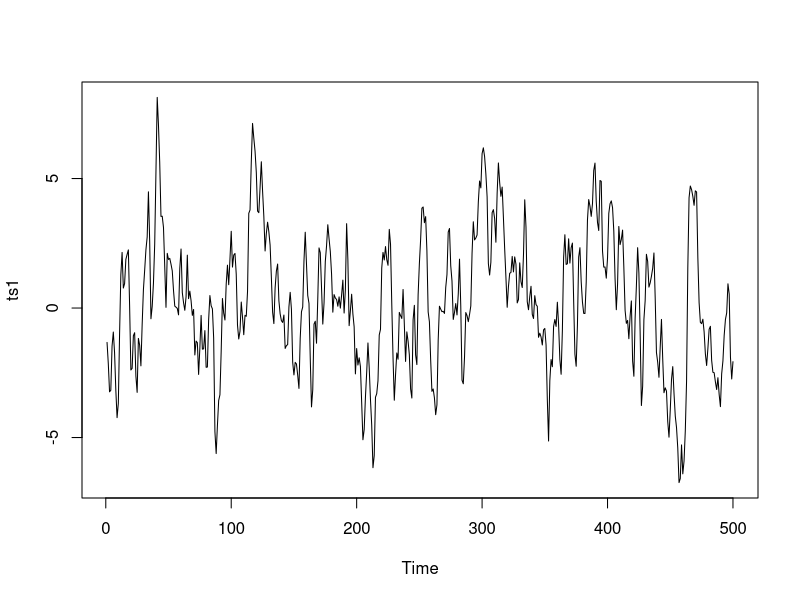
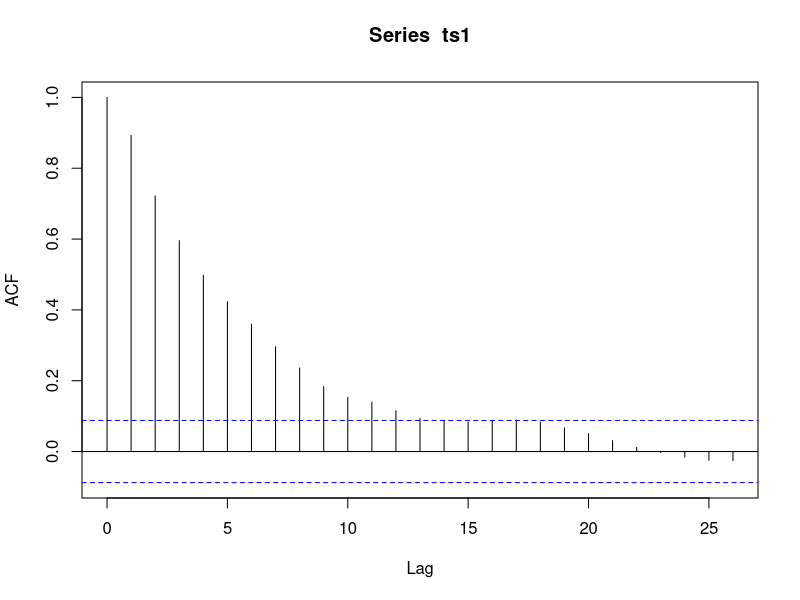
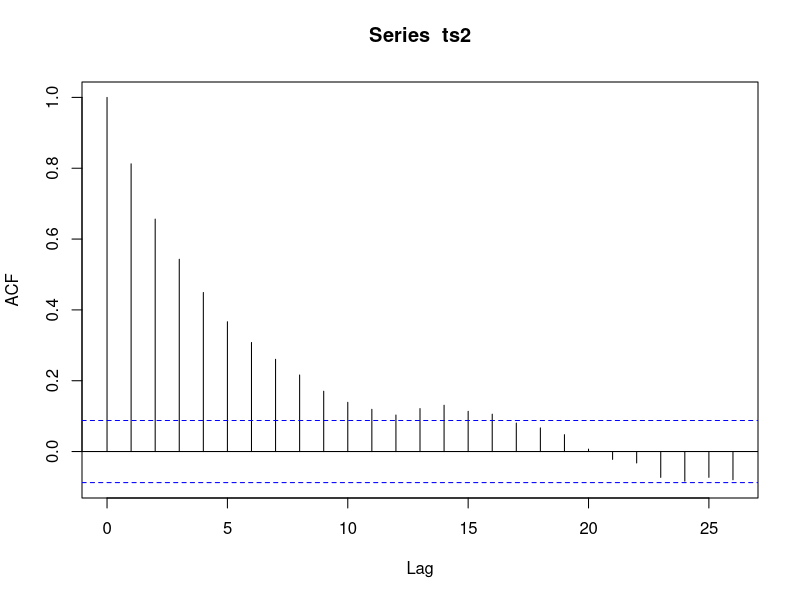
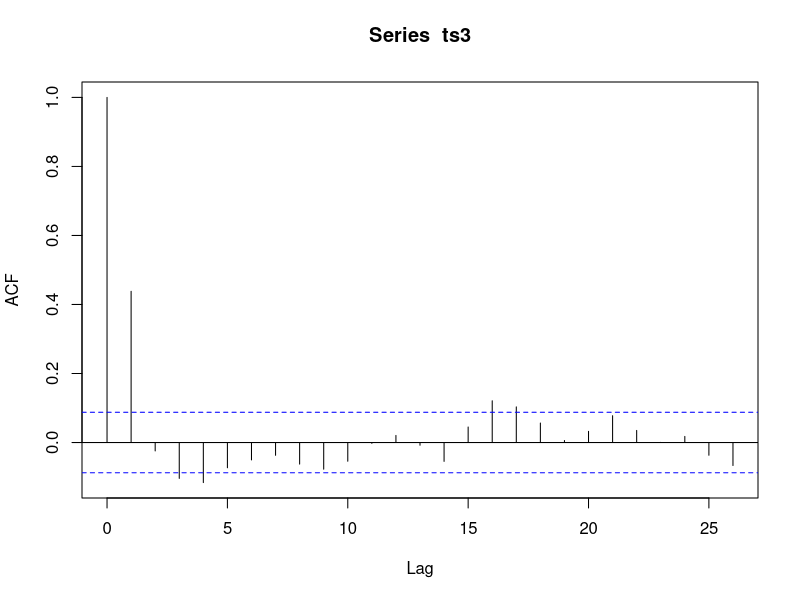
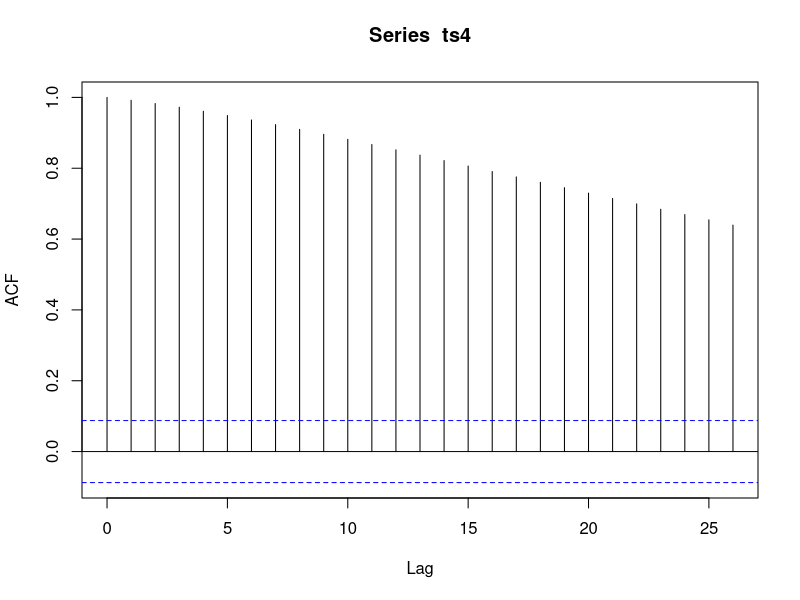
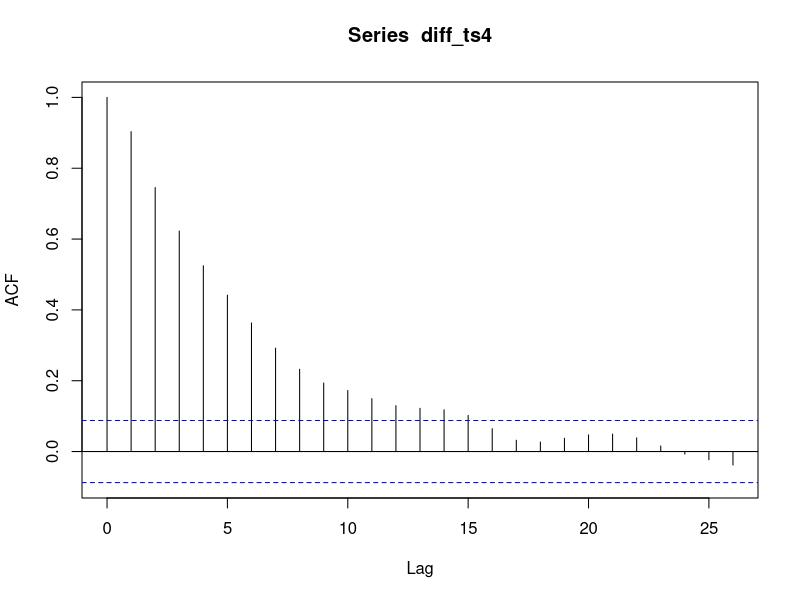
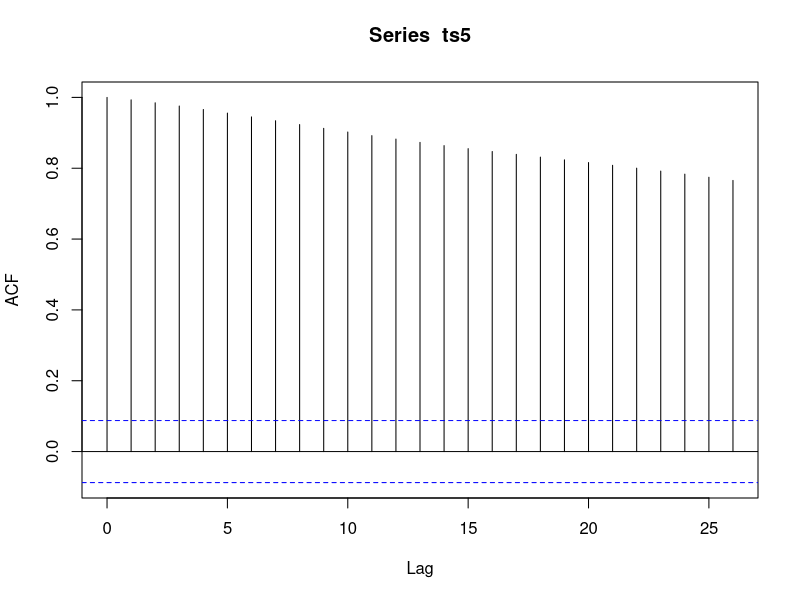
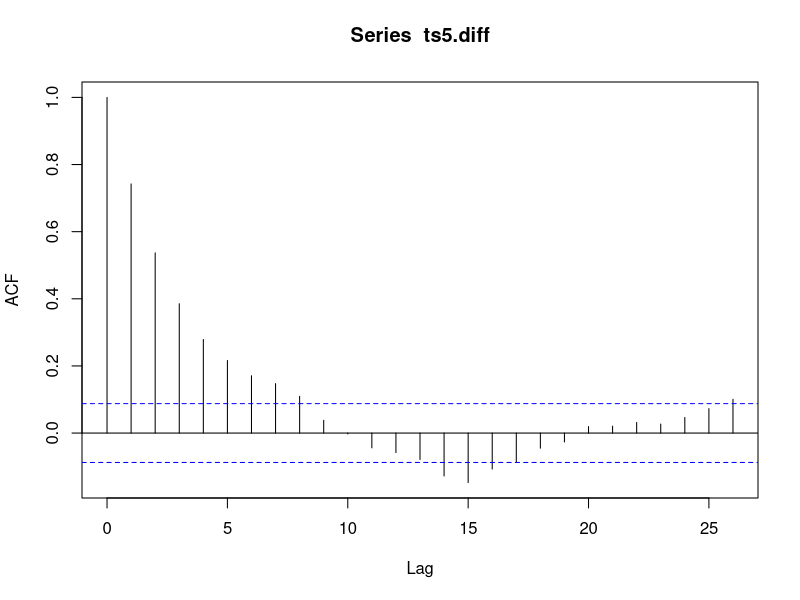

Generate these figures, in order, with R: (Note: this script raises an error after producing the figures.)
# Week 3

# Question 1 
# ARIMA(1,0,1)
ts1 = arima.sim(500,model = list(order = c(1,0,1), ar = c(0.8), ma = c(0.6)))
plot(ts1)
acf(ts1)

#ARIMA(1,0,0)
ts2=arima.sim(500, model=list(order=c(1,0,0),ar=c(0.8)))
acf(ts2)

#ARIMA(0,0,1)
ts3=arima.sim(500, model=list(order=c(0,0,1),ma=c(0.6)))
acf(ts3)


# Question 2
# ARIMA(1,1,1)
ts4 = arima.sim(500,model = list(order = c(1,1,1), ar = c(0.8), ma = c(0.6)))
acf(ts4)
diff_ts4 = diff(ts4)
acf(diff_ts4)

#ARIMA(1,1,0)
ts5=arima.sim(500, model=list(order=c(1,1,0),ar=c(0.8)))
acf(ts5)
ts5.diff=diff(ts5)
acf(ts5.diff)

# Question 3
# In R, we obtain the CO2 data by command co2.
co2
plot(co2)
acf(co2)

# Eliminate the trend by taking first difference
co2.diff1=diff(co2)
plot(co2.diff1)
acf(co2.diff1)

# To eliminate both trend and seasonality:
co2.diff2=diff(co2,lag=12,differences=1)
plot(co2.diff2)
acf(co2.diff2)

#Question 4
co2.dcp=stl(co2,s.window=4,t.window=50,t.jump=1)
plot(co2.dcp)
co2.dcp.values=co2.dcp$time.series
co2.season=co2.dcp.values[,1]
plot(co2.season)
co2.trend=co2.dcp.values[,2]
plot(co2.trend)
co2.adj=co2.dcp.values[,3]
plot(co2.adj)

# Question 5
nottem
plot(nottem)
acf(nottem)

# Eliminate the trend by taking first difference
nottem.diff1=diff(nottem)
plot(nottem.diff1)
acf(nottem.diff1)


# To eliminate both trend and seasonality:
nottem.diff2=diff(nottem,lag=12,differences=1)
plot(nottem.diff2)
acf(nottem.diff2)

# Import data from xls into R
# Download the xls file from website
# Put the xls file into your R directory
# Read xls/xlsx

install.packages("readxl")  # package to read xls/xlsx file
library(readxl)  # Use the package
gdp_raw <- read_xls("KNI.xls",range = "Data1!A11:B70")  # range: "Sheet_name ! table_range"
gdp_data <- data.frame(gdp_data) # dataframe format is easier to handel in R

year = gdp_data[,1] # Choose the first column of gdp_data
gdp = gdp_data[,2]  # Choose the second column of gdp_data
plot(year,gdp,type = "l", main = "GDP of Australia", xlab = "Year", ylab = "GDP", col = "blue") 



